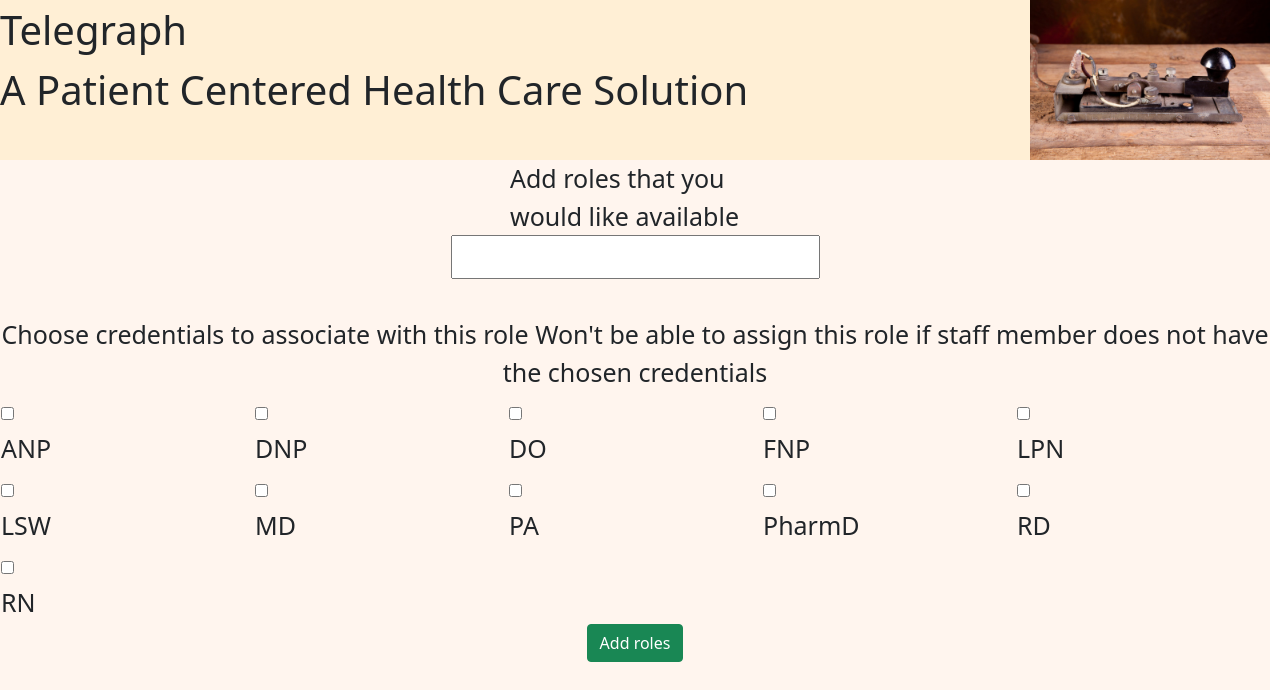
Page /user/add_roles/ on the committed database.
### user/models.py (models this page shows, shortened)
class Credentials(models.Model):
    credentials = models.CharField(max_length=10, null=True)

### user/views.py (the view)
# urls.py: path('add_roles/', views.add_roles, name='add_roles'),
def add_roles(request):
    credential_list = Credentials.objects.all().exclude(credentials=None).order_by('credentials')
    if(request.method=="POST"):
        role_text = request.POST.get("role")
        Roles.objects.filter(role=role_text).delete()
        which_credentials=[]
        for this_credential in credential_list:
            if request.POST.get('credential'+str(this_credential.id)):
                which_credentials.append(this_credential)
        if len(which_credentials)==0:
            Roles(role=role_text).save()
        else:
            for this_credential in which_credentials:
                Roles(role=role_text, credential=this_credential).save()
        return render(request, 'user/success.html', {})
    else:
        return render(request, 'user/add_roles.html',{'credential_list':credential_list})

### user/templates/user/add_roles.html (shortened to what this page needs)
{% extends 'Base.html' %}
{% block content %}
<form method="POST">
    <center>
    <label for="role">Add roles that you would like available</label><br>
    <input type=text id="role" name="role"><br><br>
    Choose credentials to associate with this role
    Won't be able to assign this role if staff member does not have the chosen credentials
    <table><tr>
        {% for this_credential in credential_list %}
            <td>
                <input type='checkbox' id='credential{{ this_credential.id }}' name='credential{{ this_credential.id }}' value={{this_credential.id}}>
                <label for='credential{{ this_credential.id }}'>{{this_credential.credentials}}</label>
            </td>
            {% ifequal forloop.counter|divisibleby:'5' True %}
                </tr><tr>
            {% endifequal %}
        {% endfor %}
    </tr></table>
    <button type="submit" class="btn btn-success">Add roles</button>
    </center>
</form>
{% endblock %}

### Static/css/style.css (style rules this page uses)
body { background: seashell; font-size: 25px; position: relative; }
label { display: inline-block; clear: left; width: 250px; text-align: left; }
input { display: inline-block; font-size: 1em; }

### rows in the picture
Credentials: credentials "ANP"
Credentials: credentials "DNP"
Credentials: credentials "DO"
Credentials: credentials "FNP"
Credentials: credentials "LPN"
Credentials: credentials "LSW"
Credentials: credentials "MD"
Credentials: credentials "PA"
Credentials: credentials "PharmD"
Credentials: credentials "RD"
Credentials: credentials "RN"
